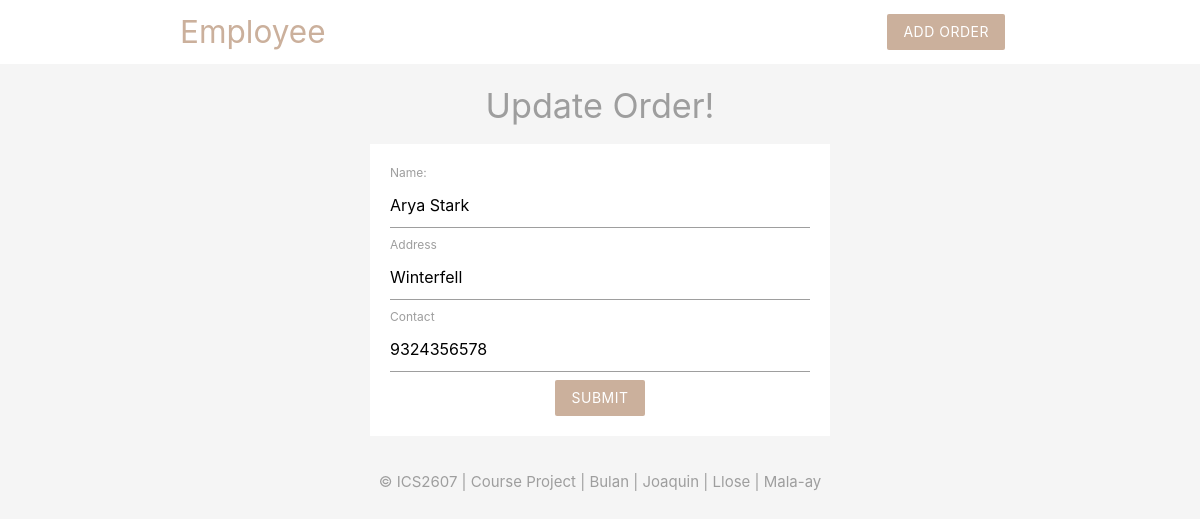
The page /employee/update.php?id=81 on the database its author committed.
### tables this page shows
CREATE TABLE `cus_order` (
  `CUS_ID` int(11) NOT NULL,
  `CUS_ADDRESS` varchar(100) NOT NULL,
  `CUS_NAME` varchar(50) NOT NULL,
  `CUS_CONTACT_NO` bigint(20) NOT NULL,
  `ORDER_ID` int(11) NOT NULL,
  `ORDER_TIME` datetime NOT NULL DEFAULT current_timestamp(),
  `ORDER_COST` int(11) NOT NULL,
  `ORDER_DETAILS` text NOT NULL
);

### employee/update.php (the view, shortened to what this page needs)
<?php
    include('config/db_connect.php');
    $result = mysqli_query($conn,"SELECT * FROM cus_order WHERE ORDER_ID='" . $_GET['id'] . "'");
    $row= mysqli_fetch_array($result);
?>
<html>
    <?php include 'Temps/header.php'; ?>
    <section class="container grey-text">
        <h4 class="center">Update Order!</h4>
        <form class="white" action="update.php" method="POST">
            <label>Name:</label>
            <input type="text" name="name" value="<?php echo $row['CUS_NAME']; ?>">
            <label>Address</label>
            <input type="text" name="address" value="<?php echo $row['CUS_ADDRESS']; ?>">
            <label>Contact</label>
            <input type="text" name="contact" value="<?php echo $row['CUS_CONTACT_NO']; ?>">
            <div class="center">
                <input type="submit" name="submit" value="submit" class="btn brand z-depth-0">
            </div>
        </form>
    </section>
    <?php include 'Temps/footer.php'; ?>
</html>

### employee/Temps/header.php (style rules this page uses)
.brand { background: #cbb09c !important; }
form { max-width: 460px; margin: 20px auto; padding: 20px; }

### rows shown on the page
cus_order: name "Arya Stark", address "Winterfell", contact "9324356578"
